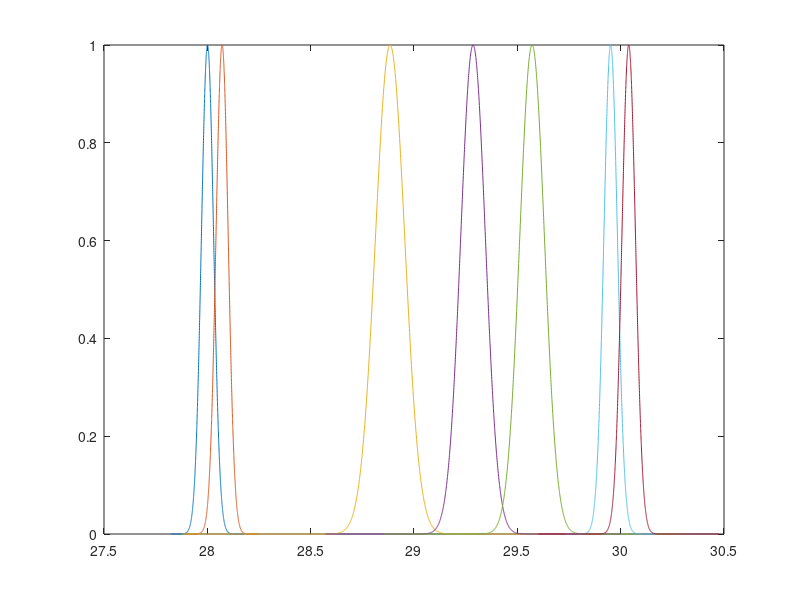

MATLAB code for this plot:
clear all
clc

%% lebal 1

centriod = 28.00087646
;
width = 0.001763473
;
s = 100* width;

x = -s+centriod : width* 10^-1 : s+centriod;
y = exp( - (x - centriod).^2 / width);

%% lebal 2

centriod = 28.07141539
;
width = 0.001763473
;
s = 100* width;

x2 = -s+centriod : width* 10^-1 : s+centriod;
y2 = exp( - (x2 - centriod).^2 / width);

%% lebal 3

centriod = 28.88429064
;
width = 0.010035591
;
s = 100* width;

x3 = -s+centriod : width* 10^-1 : s+centriod;
y3 = exp( - (x3 - centriod).^2 / width);

%% lebal 4
centriod = 29.28571429
;
width = 0.007142857
;
s = 100* width;

x4 = -s+centriod : width* 10^-1 : s+centriod;
y4 = exp( - (x4 - centriod).^2 / width);

%% lebal 5
centriod = 29.57142857
;
width = 0.007142857
;
s = 100* width;

x5 = -s+centriod : width* 10^-1 : s+centriod;
y5 = exp( - (x5 - centriod).^2 / width);

%% lebal 6
centriod = 29.95150307
;
width = 0.002184467
;
s = 100* width;

x6 = -s+centriod : width* 10^-1 : s+centriod;
y6 = exp( - (x6 - centriod).^2 / width);

%% lebal 7
centriod = 30.03888176
;
width = 0.002184467
;
s = 200* width;

x7 = -s+centriod : width* 10^-1 : s+centriod;
y7 = exp( - (x7 - centriod).^2 / width);



%%
plot(x,y,x2,y2, x3, y3, x4, y4, x5, y5, x6, y6, x7, y7)